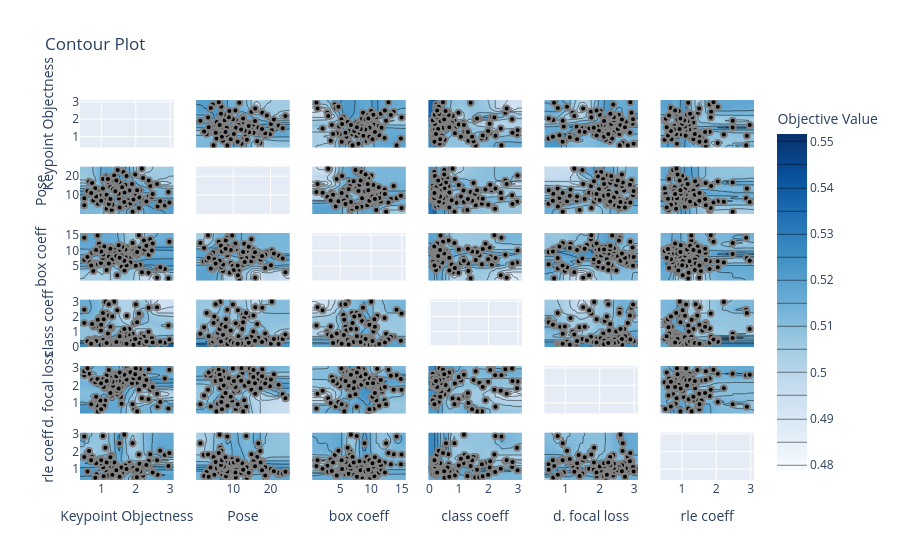
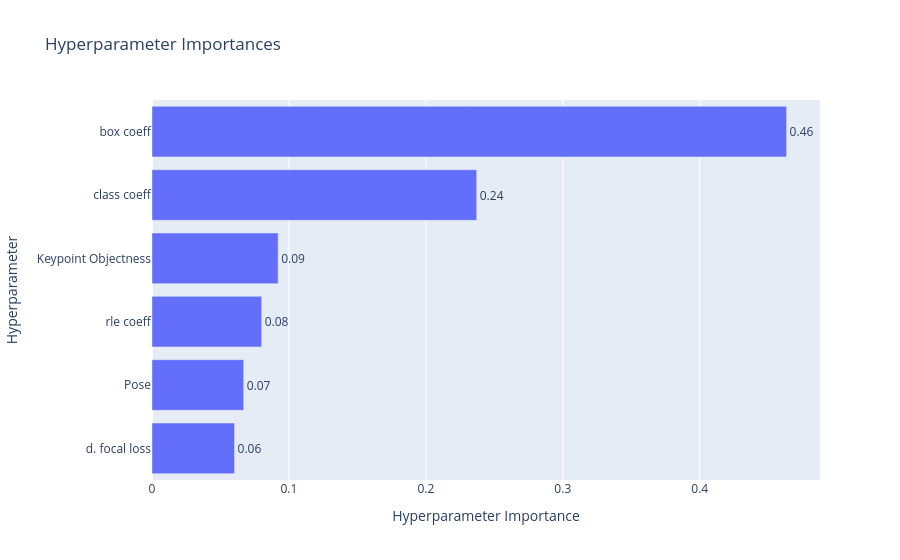
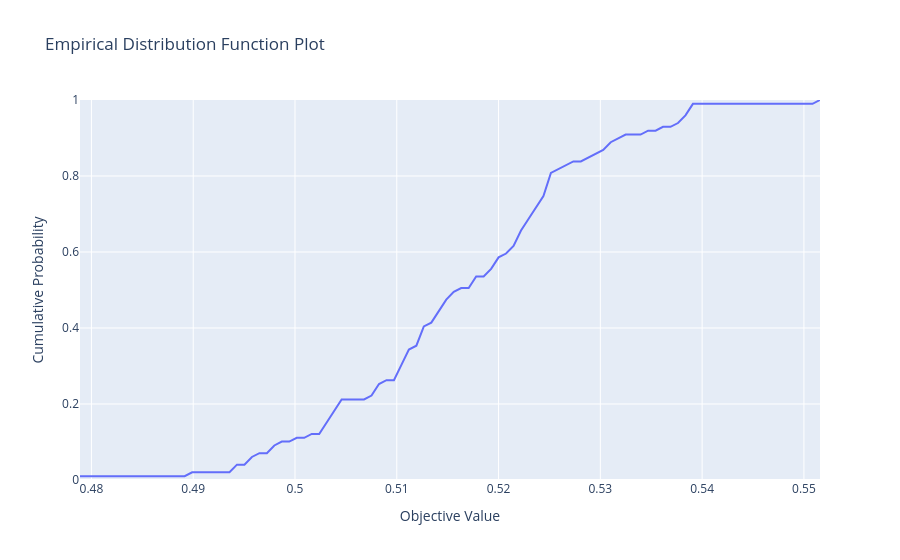
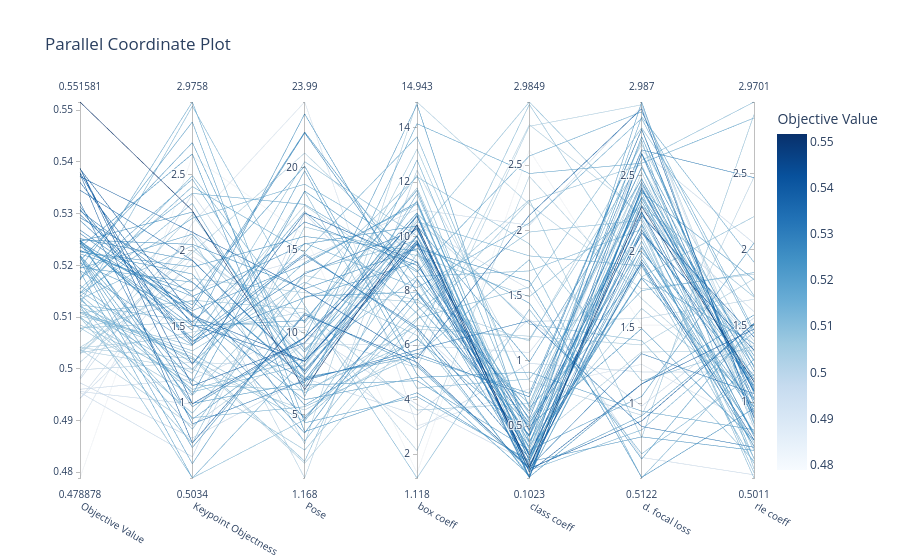

Notebook code for these charts, in order:
### Code cell
import joblib

NAME = "pose_kobj_box_cls_dfl_rle"

study2 = joblib.load(f"study_{NAME}.pkl")

fig = optuna.visualization.plot_contour(study2)
fig.show()
fig.write_image(f"Optuna/{NAME}_exp2a.pdf", scale=1, width=800, height=600)

fig = optuna.visualization.plot_param_importances(study2)
fig.show()
fig.write_image(f"Optuna/{NAME}_exp2b.pdf", scale=1)

fig = optuna.visualization.plot_edf(study2)
fig.show()
fig.write_image(f"Optuna/{NAME}_exp2c.pdf", scale=1)

fig = optuna.visualization.plot_parallel_coordinate(study2)
fig.show()
fig.write_image(f"Optuna/{NAME}_exp2d.pdf", scale=1)

fig = optuna.visualization.plot_optimization_history(study2)
fig.show()
fig.write_image(f"Optuna/{NAME}_exp2e.pdf", scale=1)
